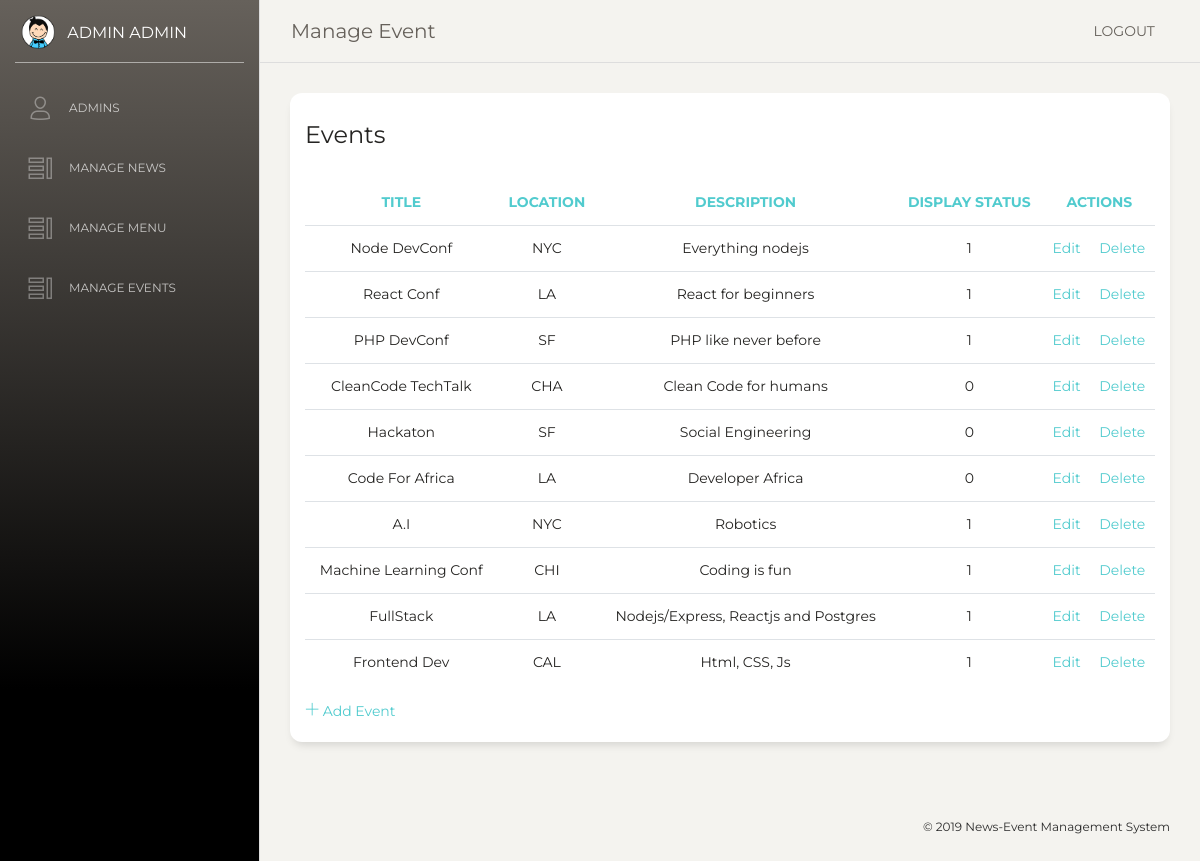
The app's page /admin/Event/manageEvents.php (signed in) with its own data.
### tables this page shows
CREATE TABLE `events` (
  `id` int(11) NOT NULL AUTO_INCREMENT,
  `title` varchar(100) NOT NULL,
  `location` varchar(50) NOT NULL,
  `description` varchar(100) NOT NULL,
  `display_status` tinyint(1) NOT NULL DEFAULT '0',
  `date` datetime NOT NULL DEFAULT CURRENT_TIMESTAMP,
  PRIMARY KEY (`id`)
);

### includes/event.php (called while the page is built, shortened)
<?php
require_once 'database.php';
class Event {
	protected static $tablename = 'events';
	public static function findAll() {
		$sql = "SELECT * FROM " .self::$tablename;
		return self::findBySql($sql);
	}
 	public static function findBySql($sql='') {
		global $database;
		$result = $database->query($sql);
		$objectArray = array();
		while ($row = $database->fetchArray($result)) {
			$objectArray[] = self::instantiate($row);
		}
		return $objectArray;
	}
	private static function instantiate($record) {
		$object = new self;
		foreach ($record as $attribute => $value) {
			if ($object->hasAttribute($attribute)) {
				$object->$attribute = $value;
			}
		}
		return $object;
	}
	private function hasAttribute($attribute) {
		$objectVars = get_object_vars($this);
		return array_key_exists($attribute, $objectVars);
	}
}
?>

### includes/database.php (called while the page is built, shortened)
<?php
class MySQLDatabase {
	private $connection;
	public function openConnection() {
		$this->connection = mysqli_connect(DB_SERVER, DB_USER, DB_PASSWORD, DB_NAME);
	}
	public function query($sql) {
		$result = mysqli_query($this->connection, $sql);
		return $result;
	}
	public function fetchArray($result) {
		return mysqli_fetch_array($result);
	}
}
$database = new MySQLDatabase();
?>

### public/admin/Event/manageEvents.php (the view, shortened to what this page needs)
<?php
  require_once '../../../includes/database.php';
  require_once '../../../includes/event.php';
  require_once './layouts/header.php';
  $result = Event::findAll();
?>
<div class="main-panel">
  <?php require_once './layouts/navbar.php';?>
  <div class="content">
    <div class="row">
      <div class="col-md-12">
        <div class="card">
          <div class="card-header">
            <h4 class="card-title">Events</h4>
          </div>
          <div class="card-body">
            <div class="table-responsive">
              <table class="table" style="text-align: center">
                <thead class=" text-primary">
                  <th>Title</th>
                  <th>Location</th>
                  <th>Description</th>
                  <th>Display Status</th>
                  <th colspan="2">Actions</th>
                </thead>
                <tbody>
                  <?php
                    foreach ($result as $event) {
                      echo "<tr>";
                      echo "<td>". $event->title ."</td>";
                      echo "<td>". $event->location ."</td>";
                      echo "<td>". $event->description ."</td>";
                      echo "<td>". $event->display_status ."</td>";
                      echo '<td><a href ="editEvent.php?subject='. urlencode("Edit Event").'&id='. $event->id .'">Edit</a></td>';
                      echo '<td><a href ="deleteEvent.php?subject='. urlencode("Delete Event").'&id='. $event->id .'">Delete</a></td>';
                      echo "</tr>";
                    }
                  ?>
                </tbody>
              </table>
              <?php
                echo '<a href="addEvent.php">
                  <i class="nc-icon nc-simple-add"></i> Add Event
                  </a>';
              ?>
            </div>
          </div>
        </div>
      </div>
    </div>
  </div>
<?php require_once './layouts/footer.php'; ?>

### records on screen
events: title "Node DevConf", location "NYC", description "Everything nodejs", display_status "1"
events: title "React Conf", location "LA", description "React for beginners", display_status "1"
events: title "PHP DevConf", location "SF", description "PHP like never before", display_status "1"
events: title "CleanCode TechTalk", location "CHA", description "Clean Code for humans", display_status "0"
events: title "Hackaton", location "SF", description "Social Engineering", display_status "0"
events: title "Code For Africa", location "LA", description "Developer Africa", display_status "0"
events: title "A.I", location "NYC", description "Robotics", display_status "1"
events: title "Machine Learning Conf", location "CHI", description "Coding is fun", display_status "1"
events: title "FullStack", location "LA", description "Nodejs/Express, Reactjs and Postgres", display_status "1"
events: title "Frontend Dev", location "CAL", description "Html, CSS, Js", display_status "1"

### other values on screen
$_SESSION['user'] "ADMIN ADMIN"
